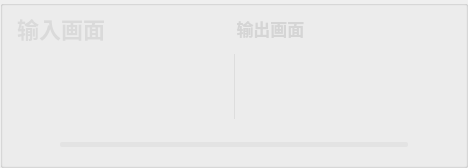
          <widget class="QGroupBox" name="groupBox_201">
           <property name="styleSheet">
            <string notr="true">#groupBox_201{
background-color: rgba(95, 95, 95, 200);
border: 0px solid #42adff;
border-left: 1px solid rgba(200, 200, 200,100);
border-right: 0px solid rgba(29, 83, 185, 255);
border-radius:0px;}</string>
           </property>
           <property name="title">
            <string/>
           </property>
           <layout class="QVBoxLayout" name="verticalLayout_4" stretch="0,1,0">
            <property name="topMargin">
             <number>0</number>
            </property>
            <property name="bottomMargin">
             <number>0</number>
            </property>
            <item>
             <widget class="QGroupBox" name="groupBox_3">
              <property name="minimumSize">
               <size>
                <width>0</width>
                <height>42</height>
               </size>
              </property>
              <property name="maximumSize">
               <size>
                <width>16777215</width>
                <height>42</height>
               </size>
              </property>
              <property name="styleSheet">
               <string notr="true">#groupBox_3{
border: 0px solid #42adff;
border-radius:0px;}</string>
              </property>
              <property name="title">
               <string/>
              </property>
              <layout class="QHBoxLayout" name="horizontalLayout_6">
               <property name="leftMargin">
                <number>0</number>
               </property>
               <property name="topMargin">
                <number>0</number>
               </property>
               <property name="rightMargin">
                <number>0</number>
               </property>
               <property name="bottomMargin">
                <number>0</number>
               </property>
               <item>
                <widget class="QLabel" name="label_6">
                 <property name="minimumSize">
                  <size>
                   <width>0</width>
                   <height>0</height>
                  </size>
                 </property>
                 <property name="maximumSize">
                  <size>
                   <width>16777215</width>
                   <height>40</height>
                  </size>
                 </property>
                 <property name="styleSheet">
                  <string notr="true">QLabel
{
	font-size: 22px;
	font-family: &quot;Microsoft YaHei&quot;;
	font-weight: bold;
 		border-radius:9px;
		background:rgba(66, 195, 255, 0);
color: rgb(218, 218, 218);
}
</string>
                 </property>
                 <property name="text">
                  <string>输入画面</string>
                 </property>
                </widget>
               </item>
               <item>
                <widget class="QLabel" name="label_28">
                 <property name="enabled">
                  <bool>true</bool>
                 </property>
                 <property name="minimumSize">
                  <size>
                   <width>0</width>
                   <height>0</height>
                  </size>
                 </property>
                 <property name="maximumSize">
                  <size>
                   <width>16777215</width>
                   <height>40</height>
                  </size>
                 </property>
                 <property name="font">
                  <font>
                   <family>DejaVu Sans Mono</family>
                   <pointsize>-1</pointsize>
                   <weight>50</weight>
                   <bold>false</bold>
                  </font>
                 </property>
                 <property name="styleSheet">
                  <string notr="true">QLabel{
	font-family: &quot;DejaVu Sans Mono&quot;;
	font-size: 15px;
	color: #e1e1e1;}</string>
                 </property>
                 <property name="text">
                  <string/>
                 </property>
                </widget>
               </item>
               <item>
                <spacer name="horizontalSpacer_2">
                 <property name="orientation">
                  <enum>Qt::Horizontal</enum>
                 </property>
                 <property name="sizeHint" stdset="0">
                  <size>
                   <width>40</width>
                   <height>20</height>
                  </size>
                 </property>
                </spacer>
               </item>
               <item>
                <widget class="QLabel" name="label_12">
                 <property name="palette">
                  <palette>
                   <active>
                    <colorrole role="WindowText">
                     <brush brushstyle="SolidPattern">
                      <color alpha="255">
                       <red>213</red>
                       <green>213</green>
                       <blue>213</blue>
                      </color>
                     </brush>
                    </colorrole>
                   </active>
                   <inactive>
                    <colorrole role="WindowText">
                     <brush brushstyle="SolidPattern">
                      <color alpha="255">
                       <red>213</red>
                       <green>213</green>
                       <blue>213</blue>
                      </color>
                     </brush>
                    </colorrole>
                   </inactive>
                   <disabled>
                    <colorrole role="WindowText">
                     <brush brushstyle="SolidPattern">
                      <color alpha="255">
                       <red>120</red>
                       <green>120</green>
                       <blue>120</blue>
                      </color>
                     </brush>
                    </colorrole>
                   </disabled>
                  </palette>
                 </property>
                 <property name="font">
                  <font>
                   <family>Microsoft YaHei</family>
                   <pointsize>13</pointsize>
                   <weight>75</weight>
                   <bold>true</bold>
                  </font>
                 </property>
                 <property name="text">
                  <string>                输出画面</string>
                 </property>
                </widget>
               </item>
               <item>
                <spacer name="horizontalSpacer_14">
                 <property name="orientation">
                  <enum>Qt::Horizontal</enum>
                 </property>
                 <property name="sizeHint" stdset="0">
                  <size>
                   <width>40</width>
                   <height>20</height>
                  </size>
                 </property>
                </spacer>
               </item>
               <item>
                <widget class="QLabel" name="fps_label">
                 <property name="minimumSize">
                  <size>
                   <width>100</width>
                   <height>40</height>
                  </size>
                 </property>
                 <property name="maximumSize">
                  <size>
                   <width>100</width>
                   <height>40</height>
                  </size>
                 </property>
                 <property name="styleSheet">
                  <string notr="true">QLabel
{
	font-size: 20px;
	font-family: &quot;Microsoft YaHei&quot;;
	font-weight: bold;
 		border-radius:9px;
		background:rgba(66, 195, 255, 0);
color: rgb(218, 218, 218);
}
</string>
                 </property>
                 <property name="text">
                  <string/>
                 </property>
                 <property name="alignment">
                  <set>Qt::AlignCenter</set>
                 </property>
                </widget>
               </item>
              </layout>
             </widget>
            </item>
            <item>
             <widget class="QSplitter" name="splitter">
              <property name="enabled">
               <bool>true</bool>
              </property>
              <property name="styleSheet">
               <string notr="true">#splitter::handle{background: 1px solid  rgba(200, 200, 200,100);}</string>
              </property>
              <property name="frameShape">
               <enum>QFrame::NoFrame</enum>
              </property>
              <property name="lineWidth">
               <number>10</number>
              </property>
              <property name="orientation">
               <enum>Qt::Horizontal</enum>
              </property>
              <property name="handleWidth">
               <number>1</number>
              </property>
              <widget class="Label_click_Mouse" name="raw_video">
               <property name="enabled">
                <bool>true</bool>
               </property>
               <property name="sizePolicy">
                <sizepolicy hsizetype="Ignored" vsizetype="Ignored">
                 <horstretch>0</horstretch>
                 <verstretch>0</verstretch>
                </sizepolicy>
               </property>
               <property name="minimumSize">
                <size>
                 <width>200</width>
                 <height>0</height>
                </size>
               </property>
               <property name="font">
                <font>
                 <family>微软雅黑</family>
                 <pointsize>36</pointsize>
                </font>
               </property>
               <property name="cursor">
                <cursorShape>ArrowCursor</cursorShape>
               </property>
               <property name="styleSheet">
                <string notr="true">color: rgb(218, 218, 218);
</string>
               </property>
               <property name="text">
                <string/>
               </property>
               <property name="scaledContents">
                <bool>false</bool>
               </property>
               <property name="alignment">
                <set>Qt::AlignCenter</set>
               </property>
              </widget>
              <widget class="Label_click_Mouse" name="out_video">
               <property name="enabled">
                <bool>true</bool>
               </property>
               <property name="sizePolicy">
                <sizepolicy hsizetype="Ignored" vsizetype="Ignored">
                 <horstretch>0</horstretch>
                 <verstretch>0</verstretch>
                </sizepolicy>
               </property>
               <property name="minimumSize">
                <size>
                 <width>200</width>
                 <height>0</height>
                </size>
               </property>
               <property name="font">
                <font>
                 <family>微软雅黑</family>
                 <pointsize>36</pointsize>
                </font>
               </property>
               <property name="cursor">
                <cursorShape>ArrowCursor</cursorShape>
               </property>
               <property name="styleSheet">
                <string notr="true">color: rgb(218, 218, 218);
</string>
               </property>
               <property name="text">
                <string/>
               </property>
               <property name="scaledContents">
                <bool>false</bool>
               </property>
               <property name="alignment">
                <set>Qt::AlignCenter</set>
               </property>
              </widget>
             </widget>
            </item>
            <item>
             <layout class="QHBoxLayout" name="horizontalLayout_12">
              <property name="rightMargin">
               <number>0</number>
              </property>
              <item>
               <widget class="QPushButton" name="runButton">
                <property name="minimumSize">
                 <size>
                  <width>40</width>
                  <height>40</height>
                 </size>
                </property>
                <property name="styleSheet">
                 <string notr="true">QPushButton {
border-style: solid;
border-width: 0px;
border-radius: 0px;
background-color: rgba(223, 223, 223, 0);
}
QPushButton::focus{outline: none;}
QPushButton::hover {
border-style: solid;
border-width: 0px;
border-radius: 0px;
background-color: rgba(223, 223, 223, 150);}</string>
                </property>
                <property name="text">
                 <string/>
                </property>
                <property name="icon">
                 <iconset resource="../apprcc.qrc">
                  <normaloff>:/img/icon/运行.png</normaloff>
                  <normalon>:/img/icon/暂停.png</normalon>
                  <disabledoff>:/img/icon/运行.png</disabledoff>
                  <disabledon>:/img/icon/暂停.png</disabledon>
                  <activeoff>:/img/icon/运行.png</activeoff>
                  <activeon>:/img/icon/暂停.png</activeon>
                  <selectedoff>:/img/icon/运行.png</selectedoff>
                  <selectedon>:/img/icon/暂停.png</selectedon>:/img/icon/运行.png</iconset>
                </property>
                <property name="iconSize">
                 <size>
                  <width>30</width>
                  <height>30</height>
                 </size>
                </property>
                <property name="checkable">
                 <bool>true</bool>
                </property>
               </widget>
              </item>
              <item>
               <widget class="QProgressBar" name="progressBar">
                <property name="maximumSize">
                 <size>
                  <width>16777215</width>
                  <height>5</height>
                 </size>
                </property>
                <property name="styleSheet">
                 <string notr="true">QProgressBar{ color: rgb(255, 255, 255); font:12pt; border-radius:2px; text-align:center; border:none; background-color: rgba(215, 215, 215,100);} 
QProgressBar:chunk{ border-radius:0px; background: rgba(55, 55, 55, 200);}</string>
                </property>
                <property name="maximum">
                 <number>1000</number>
                </property>
                <property name="value">
                 <number>0</number>
                </property>
                <property name="textVisible">
                 <bool>false</bool>
                </property>
               </widget>
              </item>
              <item>
               <widget class="QPushButton" name="stopButton">
                <property name="minimumSize">
                 <size>
                  <width>40</width>
                  <height>40</height>
                 </size>
                </property>
                <property name="styleSheet">
                 <string notr="true">QPushButton {
border-style: solid;
border-width: 0px;
border-radius: 0px;
background-color: rgba(223, 223, 223, 0);
}
QPushButton::focus{outline: none;}
QPushButton::hover {
border-style: solid;
border-width: 0px;
border-radius: 0px;
background-color: rgba(223, 223, 223, 150);}</string>
                </property>
                <property name="text">
                 <string/>
                </property>
                <property name="icon">
                 <iconset resource="../apprcc.qrc">
                  <normaloff>:/img/icon/终止.png</normaloff>:/img/icon/终止.png</iconset>
                </property>
                <property name="iconSize">
                 <size>
                  <width>30</width>
                  <height>30</height>
                 </size>
                </property>
               </widget>
              </item>
             </layout>
            </item>
           </layout>
          </widget>
